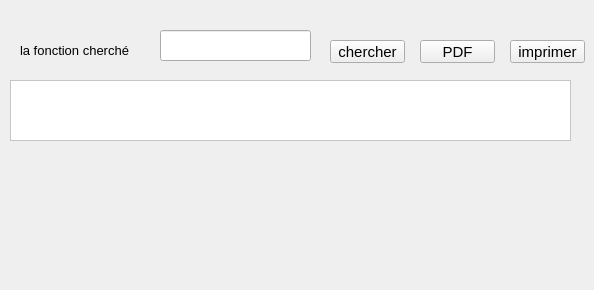
    <widget class="QWidget" name="tab">
     <attribute name="title">
      <string>chercher</string>
     </attribute>
     <widget class="QLineEdit" name="pdf_fonction">
      <property name="geometry">
       <rect>
        <x>160</x>
        <y>30</y>
        <width>151</width>
        <height>31</height>
       </rect>
      </property>
      <property name="text">
       <string/>
      </property>
      <property name="maxLength">
       <number>8</number>
      </property>
     </widget>
     <widget class="QLabel" name="label_7">
      <property name="geometry">
       <rect>
        <x>20</x>
        <y>40</y>
        <width>131</width>
        <height>20</height>
       </rect>
      </property>
      <property name="font">
       <font>
        <pointsize>10</pointsize>
       </font>
      </property>
      <property name="text">
       <string>la fonction cherché</string>
      </property>
     </widget>
     <widget class="QPushButton" name="pb_pdfS">
      <property name="geometry">
       <rect>
        <x>420</x>
        <y>40</y>
        <width>75</width>
        <height>23</height>
       </rect>
      </property>
      <property name="font">
       <font>
        <pointsize>11</pointsize>
       </font>
      </property>
      <property name="text">
       <string>PDF</string>
      </property>
     </widget>
     <widget class="QPushButton" name="impri_salle">
      <property name="geometry">
       <rect>
        <x>510</x>
        <y>40</y>
        <width>75</width>
        <height>23</height>
       </rect>
      </property>
      <property name="font">
       <font>
        <pointsize>11</pointsize>
       </font>
      </property>
      <property name="text">
       <string>imprimer</string>
      </property>
     </widget>
     <widget class="QPushButton" name="chercher_fct">
      <property name="geometry">
       <rect>
        <x>330</x>
        <y>40</y>
        <width>75</width>
        <height>23</height>
       </rect>
      </property>
      <property name="font">
       <font>
        <pointsize>11</pointsize>
       </font>
      </property>
      <property name="text">
       <string>chercher</string>
      </property>
     </widget>
     <widget class="QTableView" name="afficher_fct">
      <property name="geometry">
       <rect>
        <x>10</x>
        <y>80</y>
        <width>561</width>
        <height>61</height>
       </rect>
      </property>
      <property name="styleSheet">
       <string notr="true">background-color:white;</string>
      </property>
     </widget>
     <widget class="QTextEdit" name="imprimer_edit">
      <property name="geometry">
       <rect>
        <x>10</x>
        <y>150</y>
        <width>561</width>
        <height>131</height>
       </rect>
      </property>
      <property name="styleSheet">
       <string notr="true">background:transparent;border:Opx</string>
      </property>
     </widget>
    </widget>
